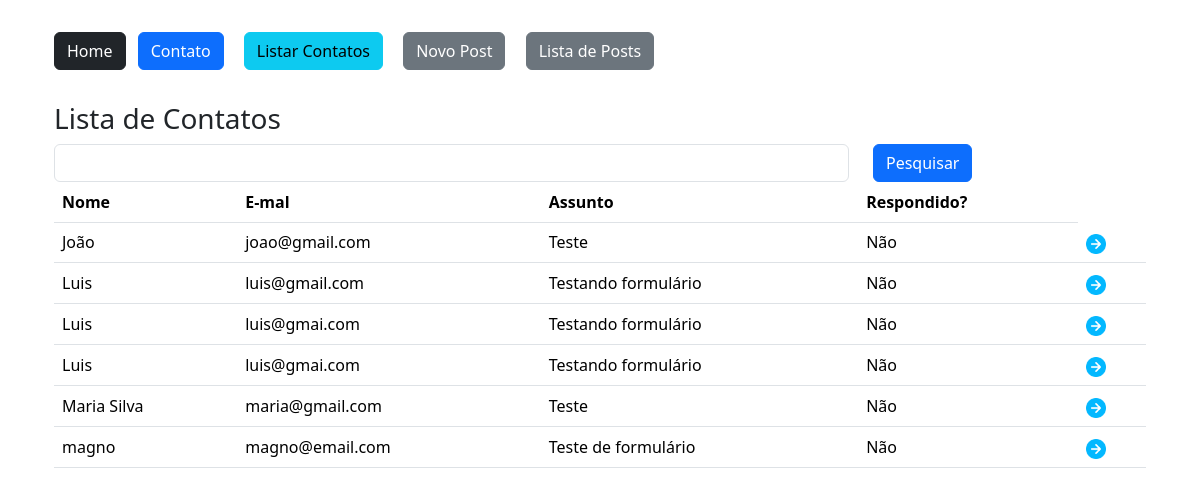
/contato/lista (signed in), run on the app's committed database.
### app/models.py (models this page shows)
class Contato(db.Model):
    id = db.Column(db.Integer, primary_key=True)
    data_envio = db.Column(db.DateTime, default=datetime.utcnow())
    nome = db.Column(db.String, nullable=True)
    email = db.Column(db.String, nullable=True)
    assunto = db.Column(db.String, nullable=True)
    mensagem = db.Column(db.String, nullable=True)
    respondido = db.Column(db.Integer, default=0)

### app/views.py (the view)
@app.route('/contato/lista')
@login_required
def contatoLista():
    if request.method == 'GET':
        pesquisa = request.args.get('pesquisa', '')
    dados = Contato.query.order_by('nome')
    if pesquisa != '':
        dados = dados.filter_by(nome=pesquisa)
    context = {'dados': dados.all()}
    return render_template('contato_lista.html', context=context)

### app/models.py (called while the page is built)
@login_manager.user_loader
def load_user(user_id):
    return User.query.get(user_id)

### app/templates/contato_lista.html (shortened to what this page needs)
{% extends 'base.html' %}
{% block content %}
    <div class="container mt-4">
        {% include 'nav.html' %}
        <div class="row mt-4">
            <h3>Lista de Contatos</h3>
            <form method="get" class="row">
                <div class="col-9">
                    <input type="text" name="pesquisa" class="form-control">
                </div>
                <div class="col-3">
                    <button type="submit"class="btn btn-primary">Pesquisar</button>
                </div>
            </form>
            <div class="col-12">
                <table class="table">
                    <thead>
                        <tr>
                            <th>Nome</th>
                            <th>E-mal</th>
                            <th>Assunto</th>
                            <th>Respondido?</th>
                        </tr>
                    </thead>
                    <tbody>
                        {% for linha in context['dados'] %}
                        <tr>
                            <td>{{ linha.nome }}</td>
                            <td>{{ linha.email }}</td>
                            <td>{{ linha.assunto }}</td>
                            <td>
                                {% if linha.respondido == 1 %}
                                    Sim
                                {% else %}
                                    Não
                                {% endif %}
                            </td>
                            <td><a href="{{ url_for('contatoDatail', id=linha.id)}}"><img src="{{ url_for('static', filename='img/seta.png') }}" style="width: 20px;"></a></td>
                        </tr>
                        {% endfor %}
                    </tbody>
                </table>
            </div>
        </div>
    </div>
{% endblock %}

### data on the page
Contato: nome "João", email "joao@gmail.com", assunto "Teste", respondido "Não"
Contato: nome "Luis", email "luis@gmail.com", assunto "Testando formulário", respondido "Não"
Contato: nome "Luis", email "luis@gmai.com", assunto "Testando formulário", respondido "Não"
Contato: nome "Luis", email "luis@gmai.com", assunto "Testando formulário", respondido "Não"
Contato: nome "Maria Silva", email "maria@gmail.com", assunto "Teste", respondido "Não"
Contato: nome "magno", email "magno@email.com", assunto "Teste de formulário", respondido "Não"
